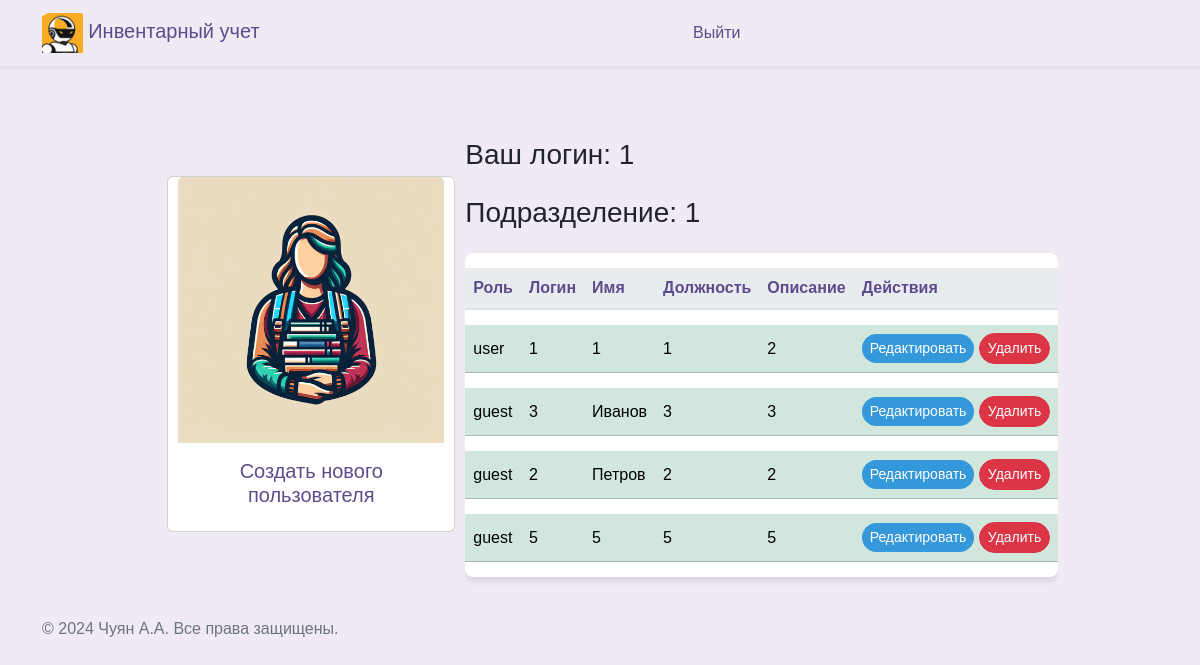
Before: /workers (signed in) with the older database file.
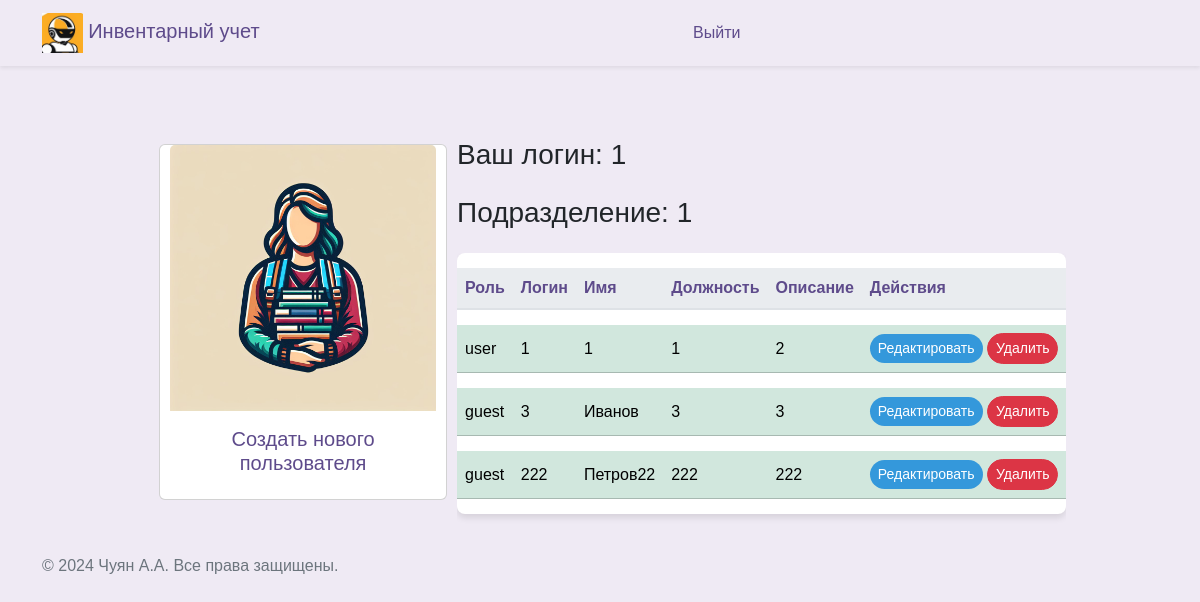
After: the same page with the newer database file.
### src/database/models.py (models this page shows)
class Worker(Base):
    __tablename__ = "worker"
    id = Column(Integer, primary_key=True)
    role = Column(Enum(Role), default=Role.guest)
    login = Column(String)
    name = Column(String)
    password = Column(String)
    department = Column(String)
    position = Column(String)
    description = Column(String, default=None)
    conn_worker_inventory = relationship(
        "Inventory", back_populates="conn_inventory_worker"
    )

### src/frontend/router.py (the view)
@router.get("/workers")
async def get_workers(
    request: Request,
    worker: Worker = Depends(get_worker_or_redirect),
    session: AsyncSession = Depends(get_session),
):
    data = await CRUDWorker.get_all(session)
    return templates.TemplateResponse(
        "workers/index.html",
        {"request": request, "worker": worker, "data": data},
    )

### src/frontend/template/workers/index.html (shortened to what this page needs)
{% extends "base/base.html" %}
{% block content %}
<div class="d-flex flex-wrap justify-content-center align-items-center">
  <a class="nav-link " href="#"
  data-bs-toggle="modal"
  data-bs-target="#createWorkerModal"
  data-bs-workerdepartment= "{{worker.department}}"
  >
    <div class="card" style="width: 18rem; margin: 10px;">
      <img src="../assets/img/workers.jpg" class="card-img-top" alt="...">
      <div class="card-body">
        <h5 class="card-title" style="text-align: center;">Создать нового пользователя</h5>
    </div>
  </a>
</div>
<div class="row">
  <div class="col-12">
    <h3 class="mb-4">Ваш логин: {{ worker.login }}</h3>
    <h3 class="mb-4">Подразделение: {{ worker.department }}</h3>
    <div class="table-responsive">
      <table class="table table-hover table-shadow table-rounded">
        <thead>
          <tr>
            <th scope="col" >Роль</th>
            <th scope="col" >Логин</th>
            <th scope="col" >Имя</th>
            <th scope="col" >Должность</th>
            <th scope="col" >Описание</th>
            <th scope="col" >Действия</th>
          </tr>
        </thead>
        <tbody>
          {% for worker_tuple in data %}
            {% set workers = worker_tuple %}
              {% if workers.department == worker.department %}
                <tr class="table-success">
                  <td>{{ workers.role.name }}</td>
                  <td>{{ workers.login }}</td>
                  <td>{{ workers.name }}</td>
                  <td>{{ workers.position }}</td>
                  <td>{{ workers.description }}</td>
                  <td>
                    <button type="button" class="btn btn-primary btn-sm" style="background-color: #3498db; color: white;"
                      data-bs-toggle="modal"
                      data-bs-target="#updateModal"
                      data-bs-1="{{workers.name}}"
                      data-bs-2="{{workers.login}}"
                      data-bs-3="{{workers.position}}"
                      data-bs-4="{{workers.description}}"
                      data-bs-5= "{{workers.id}}"
                      data-bs-6= "{{workers.department}}"
                      data-bs-7= "{{workers.role}}">
                      Редактировать
                    </button>
                    <button type="button" class="btn btn-danger btn-sm" style="color: white;"
                      onclick="deleteWorker('{{ workers.id }}')">
                      Удалить
                    </button>
                  </td>
                </tr>
                {% endif %}
          {% endfor %}
        </tbody>
      </table>
    </div>
  </div>
</div>
{% endblock %}

### src/frontend/template/base/base.html (shortened to what this page needs)
<!DOCTYPE html>
<html lang="ru">
<head>{% include 'base/head.html' %}</head>
<body>
  {% include 'base/nav.html' %}
  <div class="container my-5">
    {% block content %}{% endblock %}
  </div>
  {% include 'base/footer.html' %}
</body>
</html>

### src/frontend/template/base/head.html (shortened to what this page needs)
<head>
  <link rel="stylesheet" href="/assets/css/bootstrap.min.css">
  <link href="/assets/css/select2.min.css" rel="stylesheet" />
  <link rel="stylesheet" href="/assets/css/base.css">
</head>

### src/frontend/template/base/nav.html
<nav class="navbar navbar-expand-lg navbar-light shadow-sm">
    <div class="container">
      <a class="navbar-brand" href="/">
        <img src="/assets/img/logo_min.jpg" alt="Педагог Logo" id="brand-logo" style="max-height: 40px;"> Инвентарный учет
      </a>
      <div class="collapse navbar-collapse" id="navbarNav">
        {% if user %}
        <ul class="navbar-nav mx-auto">
          {% if worker.role == 'admin' %}
          <li class="nav-item {% if request_path == '/worker' %}active{% endif %}">
            <a class="nav-link" href="/worker">Кабинет администратора</a>
          </li>
          {% endif %}
          {% if worker.role == 'user' %}
          <li class="nav-item {% if request_path == '/prepod' %}active{% endif %}">
            <a class="nav-link" href="/prepod">Кабинет ответсвтенного за учет</a>
          </li>
          {% endif %}
        </ul>
        {% else %}
        <ul class="navbar-nav mx-auto ml-md-auto">
          <li class="nav-item {% if request_path == '/auth' %}active{% endif %}">
            <a class="nav-link" href="/logout">Выйти</a>
          </li>
        </ul>
        {% endif %}
      </div>
    </div>
</nav>

### src/frontend/template/base/footer.html
﻿<footer>
  <p>&copy; 2024 Чуян А.А. Все права защищены.</p>
</footer>

### src/frontend/assets/css/base.css (style rules this page uses)
body { margin: 0; font-family: 'Nunito Sans', Arial, sans-serif; background-color: #efeaf4; }
.navbar { background-color: rgb(255, 255, 255), 255, 255); box-shadow: 0 4px 6px rgba(0, 0, 0, 0.1); }
.navbar-brand, .nav-link { color: #5e4b8b !important; }
.nav-link { margin: 0 10px; border-radius: 20px; transition: background-color 0.3s, color 0.3s; }
p { color: #6c757d; }
.table { background-color: #ffffff; color: #5e4b8b; border-collapse: separate; border-spacing: 0 15px; }
.table th, .table td { border-top: none !important; vertical-align: middle; }
.table thead th { background-color: #e9ecef; color: #5e4b8b; border-bottom: 2px solid #dee2e6; }
.table .btn, .table a { color: #7e57c2; transition: color 0.3s; }
.table td { padding: .5rem; }
.table-rounded { border-radius: .5rem; overflow: hidden; }
.table-shadow { box-shadow: 0 4px 6px rgba(0, 0, 0, 0.1); }
.btn { border-radius: 20px; }
.btn-primary { background-color: #8e44b0; border: none; color: #ffffff; transition: background-color 0.3s, color 0.3s, box-shadow 0.3s; }

Changed rows visible on the page:
removed Worker: role.name "guest", login "5", name "5", position "5", description "5"
changed Worker: login "2" → "222"; name "Петров" → "Петров22"; position "2" → "222"; description "2" → "222"
